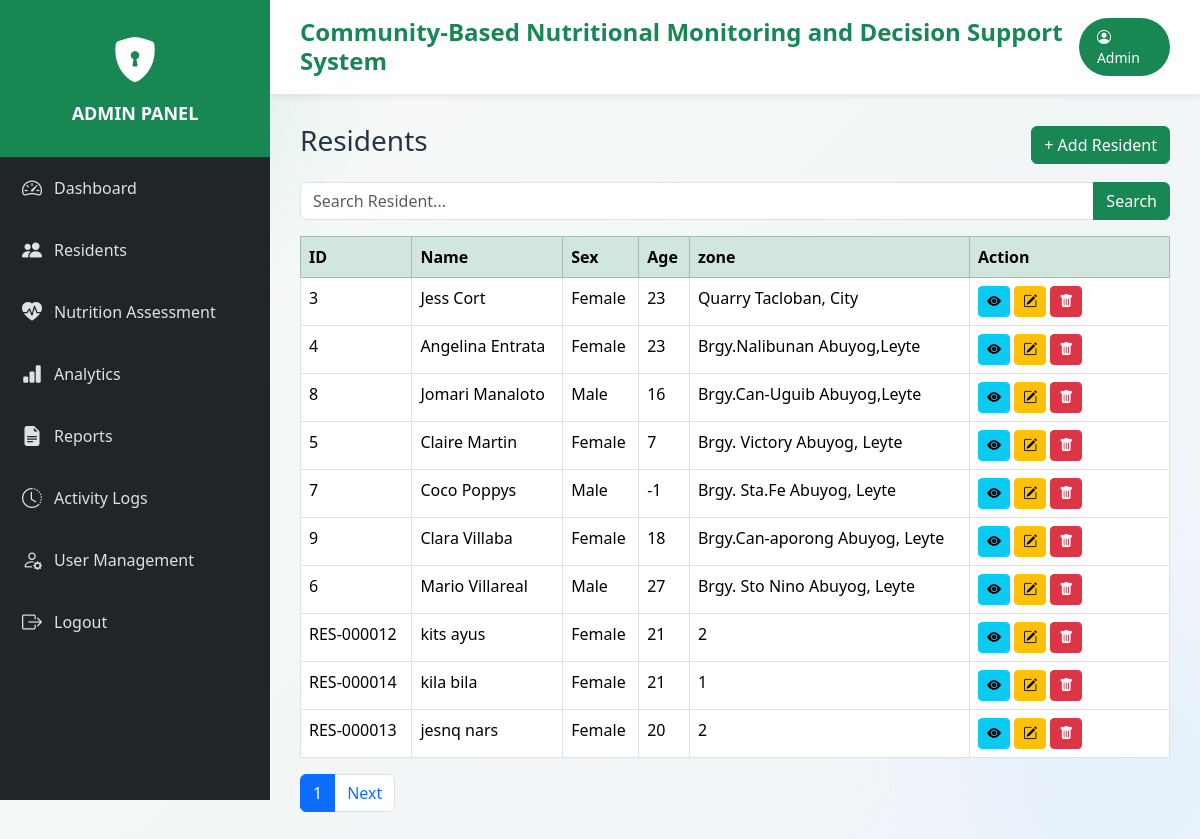
/residents/ (signed in), run on the app's committed database.
### residents/models.py (models this page shows, shortened)
class Resident(models.Model):
    GENDER_CHOICES = [
        ('Male', 'Male'),
        ('Female', 'Female'),
    ]
    resident_id = models.CharField(
        max_length=20,
        unique=True,
        blank=True
    )
    first_name = models.CharField(max_length=100)
    middle_name = models.CharField(
        max_length=100,
        blank=True,
        null=True
    )
    last_name = models.CharField(max_length=100)
    sex = models.CharField(
        max_length=10,
        choices=GENDER_CHOICES
    )
    birth_date = models.DateField()
    address = models.CharField(
        max_length=100
    )
    contact_number = models.CharField(
        max_length=15,
        blank=True,
        null=True
    )
    guardian_name = models.CharField(
        max_length=150,
        blank=True,
        null=True
    )
    created_by = models.ForeignKey(
    settings.AUTH_USER_MODEL,
    on_delete=models.SET_NULL,
    null=True,
    blank=True,
    related_name='created_residents')
    created_at = models.DateTimeField(auto_now_add=True)
    updated_at = models.DateTimeField(auto_now=True)
    @property
    def age(self):
        today = date.today()
        return (
            today.year
            - self.birth_date.year
            - (
                (today.month, today.day)
                <
                (self.birth_date.month, self.birth_date.day)
            )
        )
    class Meta:
        ordering = [
            'last_name',
            'first_name'
        ]

### residents/views.py (the view, shortened to what this page needs)
# urls.py: path('', views.resident_list, name='admin_resident_list'),
@login_required(login_url='login')
def resident_list(request):
    search = request.GET.get('search', '')
    residents = Resident.objects.select_related(
        'created_by'
    ).all()
    paginator = Paginator(
        residents,
        10
    )
    page_number = request.GET.get('page')
    page_obj = paginator.get_page(
        page_number
    )
    context = {
        'page_obj': page_obj,
        'search': search,
    }
    return render(
        request,
        get_template(
            request,
            'residents/resident_list.html',
            'admin_residents/resident_list.html'
        ),
        context
    )

### residents/views.py (called while the page is built)
def get_template(request, staff_template, admin_template):
    if request.user.is_superuser:
        return admin_template
    return staff_template

### templates/admin_residents/resident_list.html (shortened to what this page needs)
{% extends 'base_admin.html' %}
{% block content %}
<div class="d-flex justify-content-between align-items-center mb-3">
    <h3>Residents</h3>
    <a href="{% url 'add_resident' %}" class="btn btn-success">
        + Add Resident
    </a>
</div>
<form method="GET" class="mb-3">
    <div class="input-group">
        <input
            type="text"
            name="search"
            value="{{ search }}"
            class="form-control"
            placeholder="Search Resident...">
        <button class="btn btn-success">
            Search
        </button>
    </div>
</form>
<table class="table table-bordered table-hover">
    <thead class="table-success">
    <tr>
        <th>ID</th>
        <th>Name</th>
        <th>Sex</th>
        <th>Age</th>
        <th>zone</th>
        <th width="200">Action</th>
    </tr>
    </thead>
    <tbody>
    {% for resident in page_obj %}
    <tr>
        <td>{{ resident.resident_id }}</td>
        <td>{{ resident.first_name }} {{ resident.last_name }}</td>
        <td>{{ resident.sex }}</td>
        <td>{{ resident.age }}</td>
        <td>{{ resident.address }}</td>
    <td>
    <a href="{% url 'view_resident' resident.id %}"
       class="btn btn-info btn-sm"
       aria-label="View resident"
       title="View">
        <i class="bi bi-eye-fill" aria-hidden="true"></i>
    </a>
    <a href="{% url 'edit_resident' resident.id %}"
       class="btn btn-warning btn-sm"
       aria-label="Edit resident"
       title="Edit">
        <i class="bi bi-pencil-square" aria-hidden="true"></i>
    </a>
    <a href="{% url 'delete_resident' resident.id %}"
       class="btn btn-danger btn-sm"
       aria-label="Delete resident"
       title="Delete">
        <i class="bi bi-trash-fill" aria-hidden="true"></i>
    </a>
    </td>
    </tr>
    {% empty %}
    <tr>
        <td colspan="6" class="text-center">
            No residents found.
        </td>
    </tr>
    {% endfor %}
    </tbody>
</table>
<nav>
<ul class="pagination">
<li class="page-item active">
<span class="page-link">
{{ page_obj.number }}
</span>
</li>
{% if page_obj.has_next %}
<li class="page-item">
<a class="page-link"
href="?page={{ page_obj.next_page_number }}&search={{ search }}">
Next
</a>
</li>
{% endif %}
</ul>
</nav>
{% endblock %}

### templates/base_admin.html (shortened to what this page needs)
<!DOCTYPE html>
<html lang="en">
<head>
    <link href="https://cdn.jsdelivr.net/npm/bootstrap@5.3.3/dist/css/bootstrap.min.css"
          rel="stylesheet">
    <link href="https://cdn.jsdelivr.net/npm/bootstrap-icons@1.11.3/font/bootstrap-icons.css"
          rel="stylesheet">
</head>
<body>
<div class="sidebar">
    <div class="logo">
        <i class="bi bi-shield-lock-fill"></i>
        <h4>
            ADMIN PANEL
        </h4>
    </div>
    <a href="{% url 'admin_dashboard' %}">
        <i class="bi bi-speedometer2"></i>
        <span>Dashboard</span>
    </a>
    <a href="{% url 'admin_resident_list' %}">
        <i class="bi bi-people-fill"></i>
        <span>Residents</span>
    </a>
    <a href="{% url 'assessment_list' %}">
        <i class="bi bi-heart-pulse-fill"></i>
        <span>Nutrition Assessment</span>
    </a>
    <a href="{% url 'analytics' %}">
        <i class="bi bi-bar-chart-fill"></i>
        <span>Analytics</span>
    </a>
    <a href="{% url 'report_dashboard' %}">
    <i class="bi bi-file-earmark-text-fill"></i>
    <span>Reports</span>
</a>
<a href="{% url 'activity_logs' %}">
    <i class="bi bi-clock-history"></i>
    <span>Activity Logs</span>
</a>
<a href="{% url 'user_list' %}">
    <i class="bi bi-person-gear"></i>
    <span>User Management</span>
</a>
    <a href="{% url 'logout' %}">
        <i class="bi bi-box-arrow-right"></i>
        <span>Logout</span>
    </a>
</div>
<div class="content">
    <div class="topbar">
        <div class="d-flex justify-content-between align-items-center">
            <h4>
                Community-Based Nutritional Monitoring and Decision Support System
            </h4>
            <div class="user-badge">
                <i class="bi bi-person-circle"></i>
                {{ request.user.username }}
            </div>
        </div>
    </div>
    <div class="main-content">
        {% block content %}
        {% endblock %}
    </div>
</div>
</body>
</html>

### templates/base_admin.html (style rules this page uses)
* { margin:0; padding:0; box-sizing:border-box; font-family:'Segoe UI',sans-serif; }
body { background: radial-gradient(circle at top left, rgba(25, 135, 84, 0.14), transparent 28%), linear-gradient(135deg, #f8fbf8 0%, #f2f6f7 55%, #eef4fa 100%); color:#243447; overflow-x:hidden; }
body::before, body::after { content:''; position:fixed; border-radius:50%; filter:blur(70px); opacity:.35; pointer-events:none; z-index:0; }
body::before { width:280px; height:280px; top:-60px; left:-60px; background:#9be6b3; }
body::after { width:260px; height:260px; right:-40px; bottom:-40px; background:#cfe8ff; }
.sidebar { position:fixed; top:0; left:0; width:270px; height:100vh; background:#212529; color:white; z-index:1000; }
.logo { background:#198754; padding:25px; text-align:center; }
.logo i { font-size:45px; }
.logo h4 { margin-top:10px; font-size:18px; font-weight:bold; color:white; }
.sidebar a { display:flex; align-items:center; gap:12px; padding:16px 22px; color:#dee2e6; text-decoration:none; transition:.3s; }
.sidebar a i { font-size:20px; }
.content { margin-left:270px; min-height:100vh; }
.topbar { background:white; padding:18px 30px; box-shadow:0 2px 8px rgba(0,0,0,.08); }
.topbar h4 { color:#198754; margin:0; font-weight:700; }
.content, .main-content { position:relative; z-index:1; }
.main-content { padding:30px; background:transparent; }
.user-badge { background:#198754; color:white; padding:8px 18px; border-radius:30px; font-size:14px; }

### data on the page
Resident: resident_id "3", first_name "Jess", last_name "Cort", sex "Female", age "23", address "Quarry Tacloban, City"
Resident: resident_id "4", first_name "Angelina", last_name "Entrata", sex "Female", age "23", address "Brgy.Nalibunan Abuyog,Leyte"
Resident: resident_id "8", first_name "Jomari", last_name "Manaloto", sex "Male", age "16", address "Brgy.Can-Uguib Abuyog,Leyte"
Resident: resident_id "5", first_name "Claire", last_name "Martin", sex "Female", age "7", address "Brgy. Victory Abuyog, Leyte"
Resident: resident_id "7", first_name "Coco", last_name "Poppys", sex "Male", age "-1", address "Brgy. Sta.Fe Abuyog, Leyte"
Resident: resident_id "9", first_name "Clara", last_name "Villaba", sex "Female", age "18", address "Brgy.Can-aporong Abuyog, Leyte"
Resident: resident_id "6", first_name "Mario", last_name "Villareal", sex "Male", age "27", address "Brgy. Sto Nino Abuyog, Leyte"
Resident: resident_id "RES-000012", first_name "kits", last_name "ayus", sex "Female", age "21", address "2"
Resident: resident_id "RES-000014", first_name "kila", last_name "bila", sex "Female", age "21", address "1"
Resident: resident_id "RES-000013", first_name "jesnq", last_name "nars", sex "Female", age "20", address "2"

### other printed values
{{ request.user.username }} "Admin"
{{ page_obj.number }} "1"
